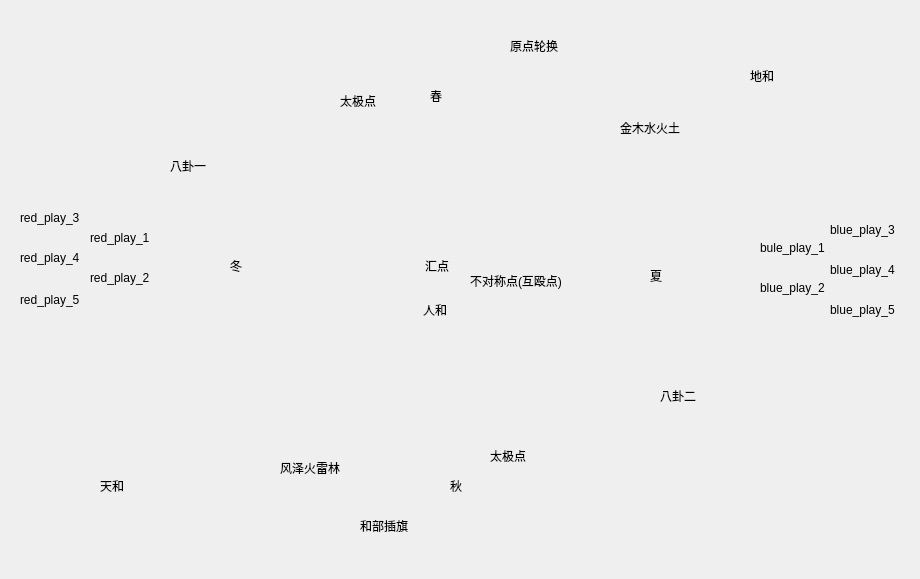
<?xml version="1.0" encoding="UTF-8"?>
<ui version="4.0">
 <class>GameMapForFive</class>
 <widget class="QWidget" name="GameMapForFive">
  <property name="geometry">
   <rect>
    <x>0</x>
    <y>0</y>
    <width>920</width>
    <height>579</height>
   </rect>
  </property>
  <property name="windowTitle">
   <string>Form</string>
  </property>
  <widget class="QLabel" name="label">
   <property name="geometry">
    <rect>
     <x>20</x>
     <y>250</y>
     <width>61</width>
     <height>16</height>
    </rect>
   </property>
   <property name="text">
    <string>red_play_4</string>
   </property>
  </widget>
  <widget class="QLabel" name="label_2">
   <property name="geometry">
    <rect>
     <x>20</x>
     <y>290</y>
     <width>61</width>
     <height>20</height>
    </rect>
   </property>
   <property name="text">
    <string>red_play_5</string>
   </property>
  </widget>
  <widget class="QLabel" name="label_3">
   <property name="geometry">
    <rect>
     <x>20</x>
     <y>210</y>
     <width>61</width>
     <height>16</height>
    </rect>
   </property>
   <property name="text">
    <string>red_play_3</string>
   </property>
  </widget>
  <widget class="QLabel" name="label_4">
   <property name="geometry">
    <rect>
     <x>90</x>
     <y>270</y>
     <width>61</width>
     <height>16</height>
    </rect>
   </property>
   <property name="text">
    <string>red_play_2</string>
   </property>
  </widget>
  <widget class="QLabel" name="label_5">
   <property name="geometry">
    <rect>
     <x>90</x>
     <y>230</y>
     <width>61</width>
     <height>16</height>
    </rect>
   </property>
   <property name="text">
    <string>red_play_1</string>
   </property>
  </widget>
  <widget class="QLabel" name="label_6">
   <property name="geometry">
    <rect>
     <x>830</x>
     <y>300</y>
     <width>71</width>
     <height>20</height>
    </rect>
   </property>
   <property name="text">
    <string>blue_play_5</string>
   </property>
  </widget>
  <widget class="QLabel" name="label_7">
   <property name="geometry">
    <rect>
     <x>830</x>
     <y>220</y>
     <width>71</width>
     <height>20</height>
    </rect>
   </property>
   <property name="text">
    <string>blue_play_3</string>
   </property>
  </widget>
  <widget class="QLabel" name="label_8">
   <property name="geometry">
    <rect>
     <x>760</x>
     <y>280</y>
     <width>71</width>
     <height>16</height>
    </rect>
   </property>
   <property name="text">
    <string>blue_play_2</string>
   </property>
  </widget>
  <widget class="QLabel" name="label_9">
   <property name="geometry">
    <rect>
     <x>830</x>
     <y>260</y>
     <width>71</width>
     <height>20</height>
    </rect>
   </property>
   <property name="text">
    <string>blue_play_4</string>
   </property>
  </widget>
  <widget class="QLabel" name="label_10">
   <property name="geometry">
    <rect>
     <x>760</x>
     <y>240</y>
     <width>71</width>
     <height>16</height>
    </rect>
   </property>
   <property name="text">
    <string>bule_play_1</string>
   </property>
  </widget>
  <widget class="QLabel" name="label_11">
   <property name="geometry">
    <rect>
     <x>340</x>
     <y>90</y>
     <width>54</width>
     <height>21</height>
    </rect>
   </property>
   <property name="text">
    <string>太极点</string>
   </property>
  </widget>
  <widget class="QLabel" name="label_12">
   <property name="geometry">
    <rect>
     <x>490</x>
     <y>440</y>
     <width>54</width>
     <height>31</height>
    </rect>
   </property>
   <property name="text">
    <string>太极点</string>
   </property>
  </widget>
  <widget class="QLabel" name="label_13">
   <property name="geometry">
    <rect>
     <x>410</x>
     <y>260</y>
     <width>54</width>
     <height>12</height>
    </rect>
   </property>
   <property name="text">
    <string>汇点</string>
   </property>
   <property name="alignment">
    <set>Qt::AlignCenter</set>
   </property>
  </widget>
  <widget class="QLabel" name="label_14">
   <property name="geometry">
    <rect>
     <x>470</x>
     <y>270</y>
     <width>101</width>
     <height>21</height>
    </rect>
   </property>
   <property name="text">
    <string>不对称点(互殴点)</string>
   </property>
  </widget>
  <widget class="QLabel" name="label_15">
   <property name="geometry">
    <rect>
     <x>100</x>
     <y>480</y>
     <width>54</width>
     <height>12</height>
    </rect>
   </property>
   <property name="text">
    <string>天和</string>
   </property>
  </widget>
  <widget class="QLabel" name="label_16">
   <property name="geometry">
    <rect>
     <x>423</x>
     <y>300</y>
     <width>51</width>
     <height>20</height>
    </rect>
   </property>
   <property name="text">
    <string>人和</string>
   </property>
  </widget>
  <widget class="QLabel" name="label_17">
   <property name="geometry">
    <rect>
     <x>750</x>
     <y>70</y>
     <width>54</width>
     <height>12</height>
    </rect>
   </property>
   <property name="text">
    <string>地和</string>
   </property>
  </widget>
  <widget class="QLabel" name="label_18">
   <property name="geometry">
    <rect>
     <x>510</x>
     <y>40</y>
     <width>54</width>
     <height>12</height>
    </rect>
   </property>
   <property name="text">
    <string>原点轮换</string>
   </property>
  </widget>
  <widget class="QLabel" name="label_19">
   <property name="geometry">
    <rect>
     <x>360</x>
     <y>520</y>
     <width>54</width>
     <height>12</height>
    </rect>
   </property>
   <property name="text">
    <string>和部插旗</string>
   </property>
  </widget>
  <widget class="QLabel" name="label_20">
   <property name="geometry">
    <rect>
     <x>170</x>
     <y>160</y>
     <width>54</width>
     <height>12</height>
    </rect>
   </property>
   <property name="text">
    <string>八卦一</string>
   </property>
  </widget>
  <widget class="QLabel" name="label_21">
   <property name="geometry">
    <rect>
     <x>660</x>
     <y>390</y>
     <width>54</width>
     <height>12</height>
    </rect>
   </property>
   <property name="text">
    <string>八卦二</string>
   </property>
  </widget>
  <widget class="QLabel" name="label_22">
   <property name="geometry">
    <rect>
     <x>430</x>
     <y>90</y>
     <width>54</width>
     <height>12</height>
    </rect>
   </property>
   <property name="text">
    <string>春</string>
   </property>
  </widget>
  <widget class="QLabel" name="label_23">
   <property name="geometry">
    <rect>
     <x>650</x>
     <y>270</y>
     <width>54</width>
     <height>12</height>
    </rect>
   </property>
   <property name="text">
    <string>夏</string>
   </property>
  </widget>
  <widget class="QLabel" name="label_24">
   <property name="geometry">
    <rect>
     <x>450</x>
     <y>480</y>
     <width>54</width>
     <height>12</height>
    </rect>
   </property>
   <property name="text">
    <string>秋</string>
   </property>
  </widget>
  <widget class="QLabel" name="label_25">
   <property name="geometry">
    <rect>
     <x>230</x>
     <y>260</y>
     <width>54</width>
     <height>12</height>
    </rect>
   </property>
   <property name="text">
    <string>冬</string>
   </property>
  </widget>
  <widget class="QLabel" name="label_26">
   <property name="geometry">
    <rect>
     <x>280</x>
     <y>460</y>
     <width>61</width>
     <height>16</height>
    </rect>
   </property>
   <property name="text">
    <string>风泽火雷林</string>
   </property>
  </widget>
  <widget class="QLabel" name="label_27">
   <property name="geometry">
    <rect>
     <x>620</x>
     <y>120</y>
     <width>71</width>
     <height>16</height>
    </rect>
   </property>
   <property name="text">
    <string>金木水火土</string>
   </property>
  </widget>
 </widget>
 <resources/>
 <connections/>
</ui>
